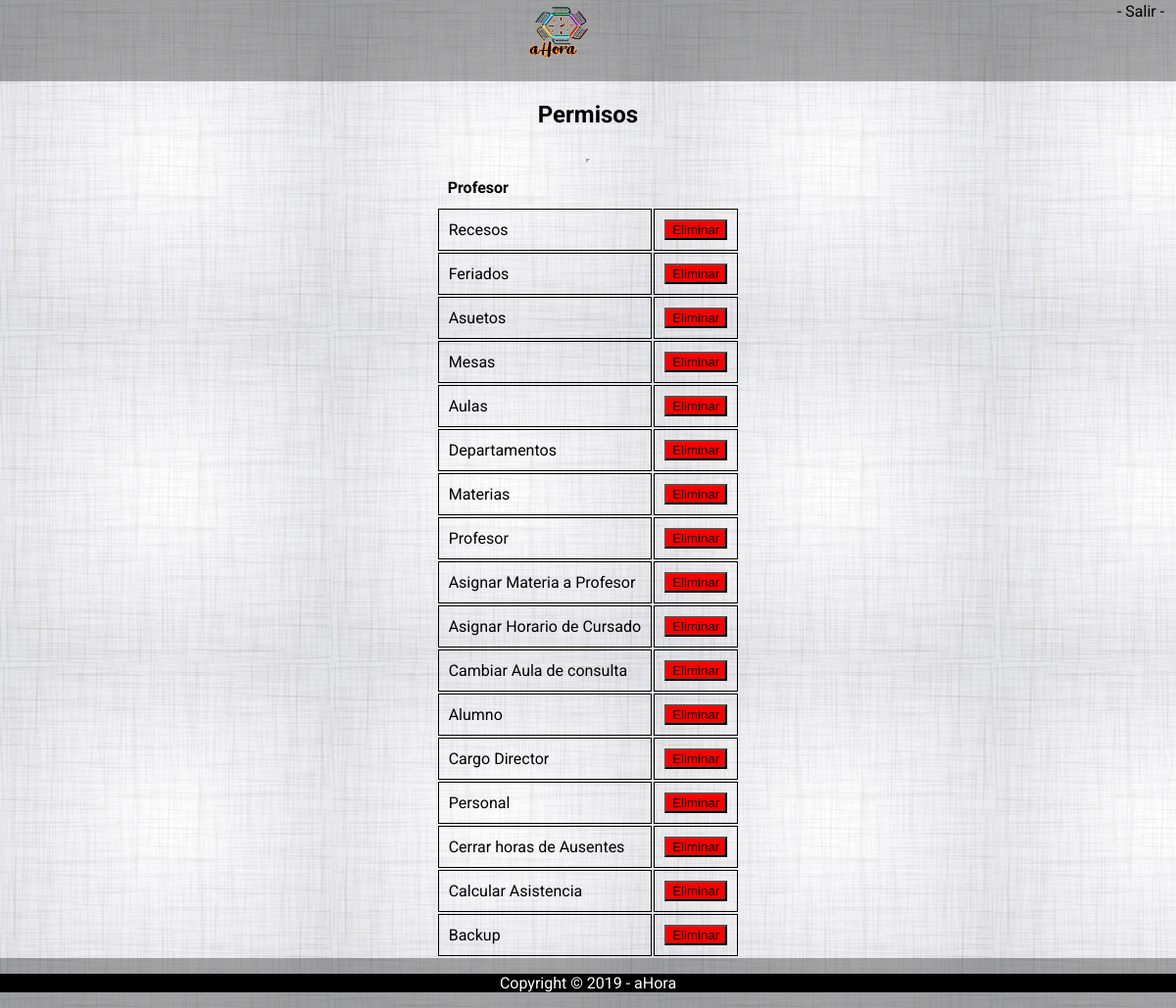
The app's page /vista/administrador/Permisos.php (signed in) with its own data.
### tables this page shows
CREATE TABLE `privilegio` (
  `nombrePrivilegio` varchar(35) NOT NULL,
  `id_privilegio` int(35) NOT NULL,
  `numeroPermiso` int(11) NOT NULL
);

### vista/rutas.php (called while the page is built, shortened)
<?php
$URL='http://localhost/ProyectoFinalUTN';
$logo="/vista//partials/logo.png";
$fondo="/vista/fondoCuerpo.jpg";
$style="/vista/assert/css/style.css";
$editarPermisos='/controlador/administrador/editarPermisos.php';

### controlador/administrador/controladorAdministrador.php (called while the page is built, shortened)
<?php
require 'C:/xampp/htdocs/ProyectoFinalUTN/vista/rutas.php';
class controladorAdministrador extends conexion
{
            function BuscarPermisos($idRol){
                $permisos=array();
                $conn = $this->getconexion();
                $stmt = $conn->prepare("SELECT privilegio.nombrePrivilegio,privilegio.numeroPermiso
                FROM privilegio
                INNER JOIN privilegioperfil
                    ON privilegioperfil.fk_privilegio = privilegio.id_privilegio
                INNER JOIN perfil
                    ON privilegioperfil.fk_perfil = perfil.id_perfil
                WHERE perfil.id_perfil='$idRol'");
                $stmt->execute();
                while($row = $stmt->fetch()) {
                    array_push($permisos,$row[1]);
                }
                return $permisos;
            }
            function buscarNombrePrivilegios(){
                $permisos=array();
                $conn = $this->getconexion();
                $stmt = $conn->prepare("SELECT privilegio.nombrePrivilegio,privilegio.numeroPermiso
                FROM privilegio");
                $stmt->execute();
                while($row = $stmt->fetch()) {
                    $permisos1=array();
                    array_push($permisos1,$row[0],$row[1]);
                    array_push($permisos,$permisos1);
                }
                return $permisos;
            }
}
?>

### vista/administrador/Permisos.php (the view, shortened to what this page needs)
<?php
require 'C:/xampp/htdocs/ProyectoFinalUTN/vista/rutas.php';
$a=new controladorAdministrador();
$editarPermisos=$URL.$editarPermisos;
?>
<!DOCTYPE html>
<html>
    <head>
        <link href=<?php echo $URL.$style?> rel="stylesheet" type="text/css"/>
    </head>
    <body background = <?php echo $URL.$fondo?>>
        <?php require $DIR.$headera ?>
        <h2>Permisos</h2>
        <iframe width="0" height="0" border="0" name="dummyframe" id="dummyframe"></iframe>
            <form action=<?php echo $editarPermisos ?> method="POST" target="dummyframe">
            <div id='div'>
                <table align="center" id="tablaBuscar" style="border-color: #FFFFFF">
                    <tr>
                    <th>Profesor</th>
                        <?php
                        $permisosActuales = $a->BuscarPermisos($_SESSION['rol']);
                        $listaPermisos = $a->buscarNombrePrivilegios();
                        foreach ($listaPermisos as $permiso): ?>
                    <tr>
                        <td>
                            <?php echo $permiso[0]?></option>
                        </td>
                        <td>
                        <?php if(in_array($permiso[1],$permisosActuales)):?>
                            <button name="permiso" value=<?php echo $permiso[1];?> style="background-color:red" onclick="recargarPagina()">Eliminar</button>
                        <?php else:?>
                            <button name="permiso" value=<?php echo $permiso[1];?>  style="background-color:green" onclick="recargarPagina()">Agregar</button>
                        <?php endif;?>
                        </td>
                    </tr>
                        <?php endforeach; ?>
                    </tr>
                </table>
                </div>
                </form>
</body>
    <footer>
        <?php require $DIR.$footer; ?>
    </footer>
</html>

### vista/partials/headera.php (shortened to what this page needs)
<header>
<?php require_once 'C:/xampp/htdocs/ProyectoFinalUTN/vista/rutas.php';?>
  <a href=<?php echo $URL."/vista/administrador/MenuIndex.php"?>> <img src=<?php echo '"'.$URL.$logo.'"'?> width="75" height="75" /> </a>
  <TD><a href=<?php echo $URL."/vista/logout.php"?> style="float:right;" > - Salir -    &nbsp;&nbsp;  </a> </TD>
</header>

### vista/partials/footer.php
<nav class="navbar-fixed-bottom" style="background:black;color:white;">
    <div align="center" >
        <?php echo "<p> Copyright &copy; " . date("Y") . " - aHora</p>"; ?>
    </div>
</nav>

### vista/assert/css/style.css (style rules this page uses)
html, body { margin: 0 auto; padding: 0; font-family: 'Roboto', sans-serif; text-align: center; width: 100%; height: 100%; display: table; }
footer { border-bottom: 2px solid #eee; padding: 2px 0 2px; width: 100%; text-align: center; color: black; height: 40px; bottom: 0; position: static; background-color: #0000004f; align-self: flex-end; display: table-row; }
header { border-bottom: 0 solid white; padding: 2px 0 2px; margin-bottom: 0; width: 100%; text-align: center; background-color: #0000004f; }
header a { text-decoration: none; color: black; }
table-mostrar, thead, td { width: 100%; margin: 0; padding: 0; border-collapse: collapse; border: 1px solid black; text-align: left; }
th, td { padding: 10px; text-align: left; width: max-content; }

### records on screen
privilegio: nombrePrivilegio "Recesos", $permiso[1] 1 (drawn)
privilegio: nombrePrivilegio "Feriados", $permiso[1] 2 (drawn)
privilegio: nombrePrivilegio "Asuetos", $permiso[1] 3 (drawn)
privilegio: nombrePrivilegio "Mesas", $permiso[1] 4 (drawn)
privilegio: nombrePrivilegio "Aulas", $permiso[1] 5 (drawn)
privilegio: nombrePrivilegio "Departamentos", $permiso[1] 6 (drawn)
privilegio: nombrePrivilegio "Materias", $permiso[1] 7 (drawn)
privilegio: nombrePrivilegio "Profesor", $permiso[1] 8 (drawn)
privilegio: nombrePrivilegio "Asignar Materia a Profesor", $permiso[1] 9 (drawn)
privilegio: nombrePrivilegio "Asignar Horario de Cursado", $permiso[1] 10 (drawn)
privilegio: nombrePrivilegio "Cambiar Aula de consulta", $permiso[1] 11 (drawn)
privilegio: nombrePrivilegio "Alumno", $permiso[1] 12 (drawn)
privilegio: nombrePrivilegio "Cargo Director", $permiso[1] 13 (drawn)
privilegio: nombrePrivilegio "Personal", $permiso[1] 14 (drawn)
privilegio: nombrePrivilegio "Cerrar horas de Ausentes", $permiso[1] 15 (drawn)
privilegio: nombrePrivilegio "Calcular Asistencia", $permiso[1] 16 (drawn)
privilegio: nombrePrivilegio "Backup", $permiso[1] 17 (drawn)
